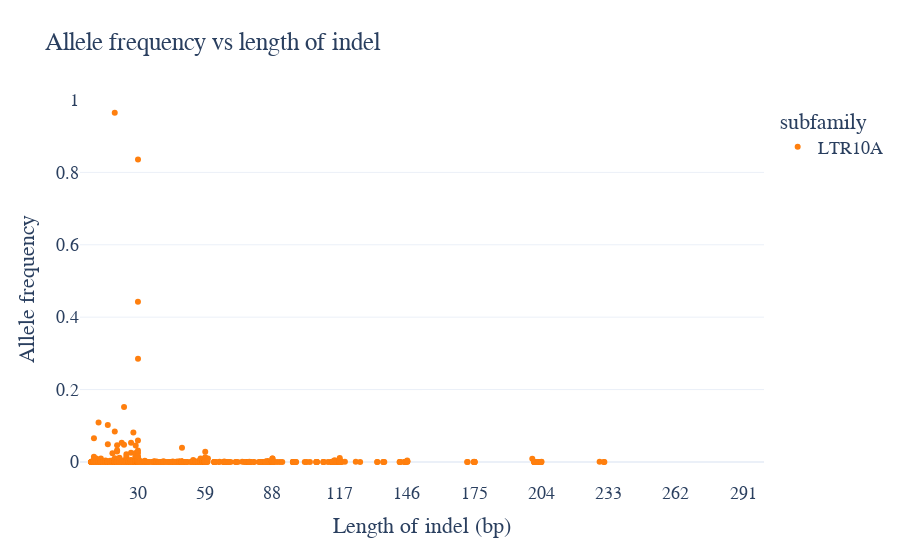
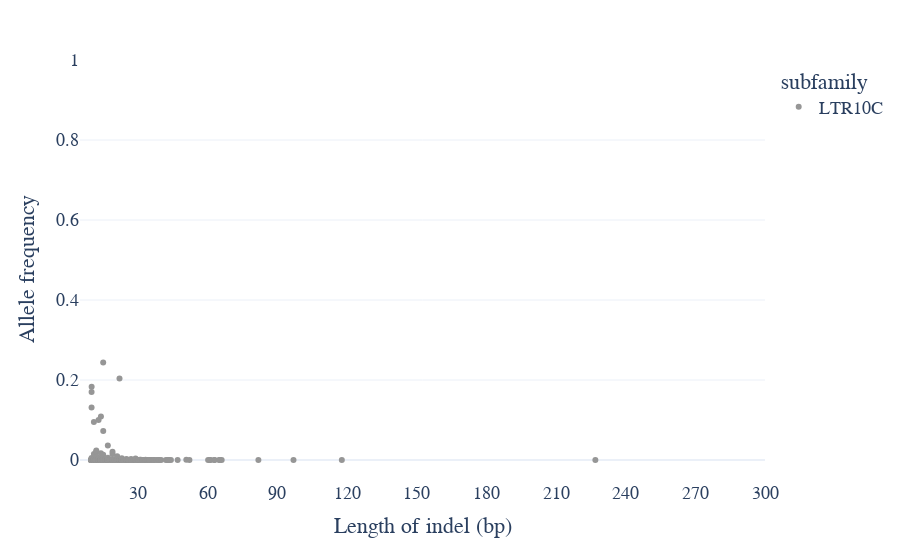
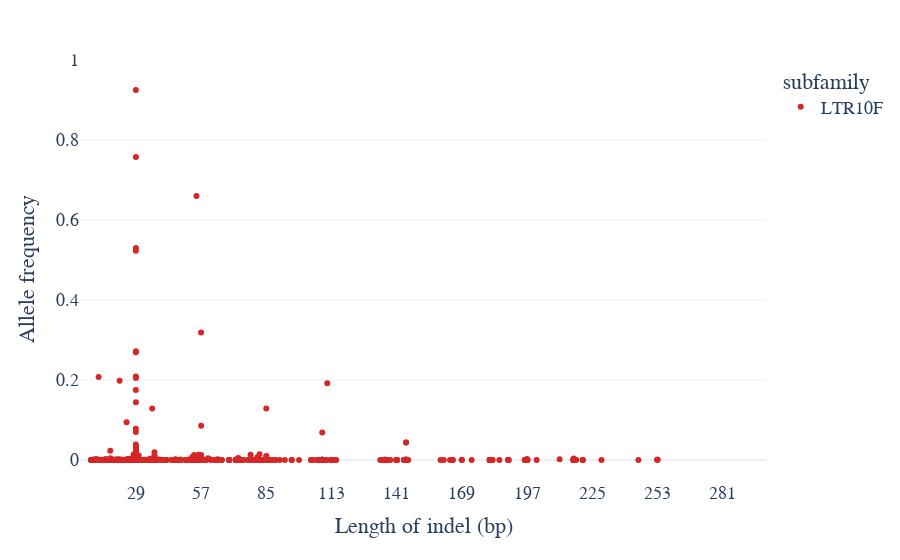

Here is the notebook cell these charts were saved with, in order:
### Code cell
import plotly.express as px
import pandas as pd
from plotly.subplots import make_subplots

dfA = pd.read_csv('gnomad.indels.10to300bp.LTR10A.tab', sep='\t')
#print(dfA)

figA = px.strip(dfA, x="length", y="af",
                   #size="af", size_max=20,
                   color="subfamily",
                   color_discrete_sequence=['#FF7F0E'],
                   title="Allele frequency vs length of indel"
                   )

for template in ["plotly_white"]:    
    #figA.update_xaxes(categoryorder="category ascending")
    #figA.update_yaxes(categoryorder="category descending")
    figA.update_layout(template=template)
    #figA.update_layout(autosize=False,width=600,height=300)
    
figA.update_traces(quartilemethod="linear", jitter=1)

figA.update_layout(
    xaxis_title_text='Length of indel (bp)', # xaxis label
    yaxis_title_text='Allele frequency', # yaxis label
)

#figA.update_layout(yaxis_range=[0,125])
figA.update_layout(xaxis_range=[5,300])
figA.update_xaxes(tick0=30, dtick=29)

figA.update_layout(yaxis_range=[-0.05,1])

figA.layout.font.family = 'Helvetica'
figA.update_layout(font=dict(size=18))

figA.show()

##################################################################################################################

dfC = pd.read_csv('gnomad.indels.10to300bp.LTR10C.tab', sep='\t')
#print(dfC)

figC = px.strip(dfC, x="length", y="af",
                   #size="af", size_max=20,
                   color="subfamily",
                   color_discrete_sequence=['#969696'],
                   )

for template in ["plotly_white"]:    
    figC.update_layout(template=template)
    
figC.update_traces(quartilemethod="linear", jitter=1)

figC.update_layout(
    xaxis_title_text='Length of indel (bp)', # xaxis label
    yaxis_title_text='Allele frequency', # yaxis label
)

figC.update_layout(xaxis_range=[5,300])
figC.update_xaxes(tick0=0, dtick=30)

figC.update_layout(yaxis_range=[-0.05,1])

figC.layout.font.family = 'Helvetica'
figC.update_layout(font=dict(size=18))

figC.show()

###################################################################

##################################################################################################################

dfF = pd.read_csv('gnomad.indels.10to300bp.LTR10F.tab', sep='\t')

figF = px.strip(dfF, x="length", y="af",
                   #size="af", size_max=20,
                   color="subfamily",
                   color_discrete_sequence=['#D62728'],
                   )

for template in ["plotly_white"]:    
    figF.update_layout(template=template)

figF.update_traces(quartilemethod="linear", jitter=1)

figF.update_layout(
    xaxis_title_text='Length of indel (bp)', # xaxis label
    yaxis_title_text='Allele frequency', # yaxis label
)

figF.update_layout(xaxis_range=[5,300])
figF.update_xaxes(tick0=29, dtick=28)

figF.update_layout(yaxis_range=[-0.05,1])

figF.layout.font.family = 'Helvetica'
figF.update_layout(font=dict(size=18))

figF.show()

### Figure 1 — Plotly figure (JSON) as saved in the notebook; plotly's stock layout.template omitted (floating-point values rounded to 4 significant figures; data arrays with more than 128 entries replaced by an {"elided": "..."} marker saying what was removed)
{"data": [{"alignmentgroup": "True", "boxpoints": "all", "fillcolor": "rgba(255,255,255,0)", "hoveron": "points", "hovertemplate": "subfamily=LTR10A<br>length=%{x}<br>af=%{y}<extra></extra>", "jitter": 1, "legendgroup": "LTR10A", "line": {"color": "rgba(255,255,255,0)"}, "marker": {"color": "#FF7F0E"}, "name": "LTR10A", "offsetgroup": "LTR10A", "orientation": "v", "pointpos": 0, "quartilemethod": "linear", "showlegend": true, "type": "box", "x": {"elided": "1241 int values"}, "x0": " ", "xaxis": "x", "y": {"elided": "1241 float values"}, "y0": " ", "yaxis": "y"}], "layout": {"boxmode": "group", "font": {"family": "Helvetica", "size": 18}, "legend": {"title": {"text": "subfamily"}, "tracegroupgap": 0}, "title": {"text": "Allele frequency vs length of indel"}, "xaxis": {"anchor": "y", "domain": [0, 1], "dtick": 29, "range": [5, 300], "tick0": 30, "title": {"text": "Length of indel (bp)"}}, "yaxis": {"anchor": "x", "domain": [0, 1], "range": [-0.05, 1], "title": {"text": "Allele frequency"}}}}

### Figure 2 — Plotly figure (JSON) as saved in the notebook; plotly's stock layout.template omitted (floating-point values rounded to 4 significant figures; data arrays with more than 128 entries replaced by an {"elided": "..."} marker saying what was removed)
{"data": [{"alignmentgroup": "True", "boxpoints": "all", "fillcolor": "rgba(255,255,255,0)", "hoveron": "points", "hovertemplate": "subfamily=LTR10C<br>length=%{x}<br>af=%{y}<extra></extra>", "jitter": 1, "legendgroup": "LTR10C", "line": {"color": "rgba(255,255,255,0)"}, "marker": {"color": "#969696"}, "name": "LTR10C", "offsetgroup": "LTR10C", "orientation": "v", "pointpos": 0, "quartilemethod": "linear", "showlegend": true, "type": "box", "x": {"elided": "410 int values"}, "x0": " ", "xaxis": "x", "y": {"elided": "410 float values"}, "y0": " ", "yaxis": "y"}], "layout": {"boxmode": "group", "font": {"family": "Helvetica", "size": 18}, "legend": {"title": {"text": "subfamily"}, "tracegroupgap": 0}, "margin": {"t": 60}, "xaxis": {"anchor": "y", "domain": [0, 1], "dtick": 30, "range": [5, 300], "tick0": 0, "title": {"text": "Length of indel (bp)"}}, "yaxis": {"anchor": "x", "domain": [0, 1], "range": [-0.05, 1], "title": {"text": "Allele frequency"}}}}

### Figure 3 — Plotly figure (JSON) as saved in the notebook; plotly's stock layout.template omitted (floating-point values rounded to 4 significant figures; data arrays with more than 128 entries replaced by an {"elided": "..."} marker saying what was removed)
{"data": [{"alignmentgroup": "True", "boxpoints": "all", "fillcolor": "rgba(255,255,255,0)", "hoveron": "points", "hovertemplate": "subfamily=LTR10F<br>length=%{x}<br>af=%{y}<extra></extra>", "jitter": 1, "legendgroup": "LTR10F", "line": {"color": "rgba(255,255,255,0)"}, "marker": {"color": "#D62728"}, "name": "LTR10F", "offsetgroup": "LTR10F", "orientation": "v", "pointpos": 0, "quartilemethod": "linear", "showlegend": true, "type": "box", "x": {"elided": "1600 int values"}, "x0": " ", "xaxis": "x", "y": {"elided": "1600 float values"}, "y0": " ", "yaxis": "y"}], "layout": {"boxmode": "group", "font": {"family": "Helvetica", "size": 18}, "legend": {"title": {"text": "subfamily"}, "tracegroupgap": 0}, "margin": {"t": 60}, "xaxis": {"anchor": "y", "domain": [0, 1], "dtick": 28, "range": [5, 300], "tick0": 29, "title": {"text": "Length of indel (bp)"}}, "yaxis": {"anchor": "x", "domain": [0, 1], "range": [-0.05, 1], "title": {"text": "Allele frequency"}}}}
